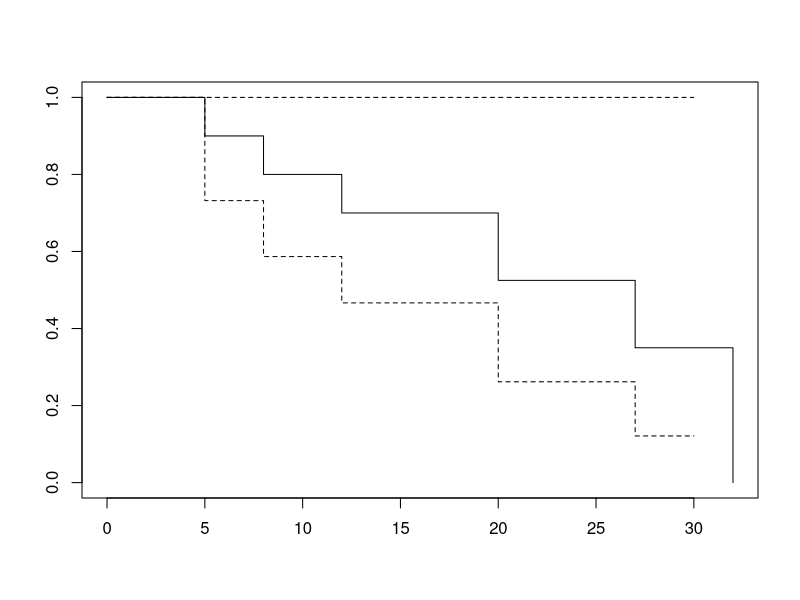
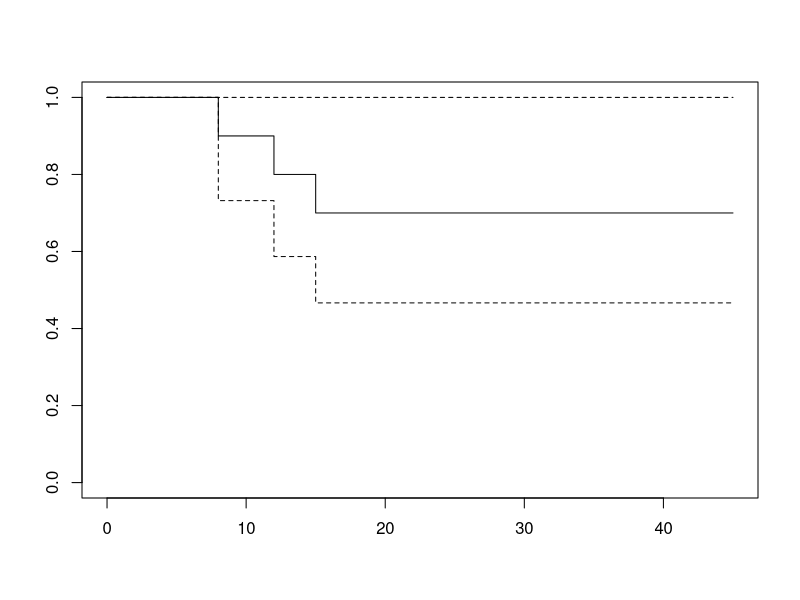
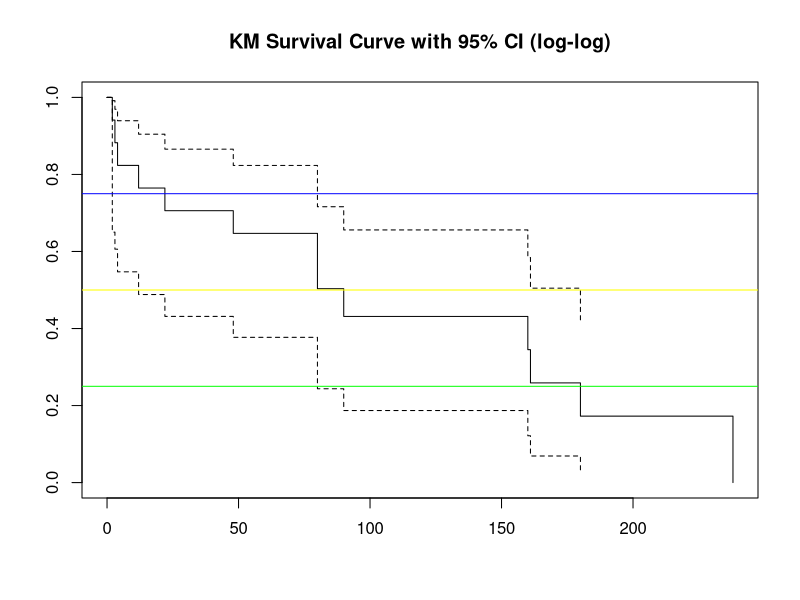
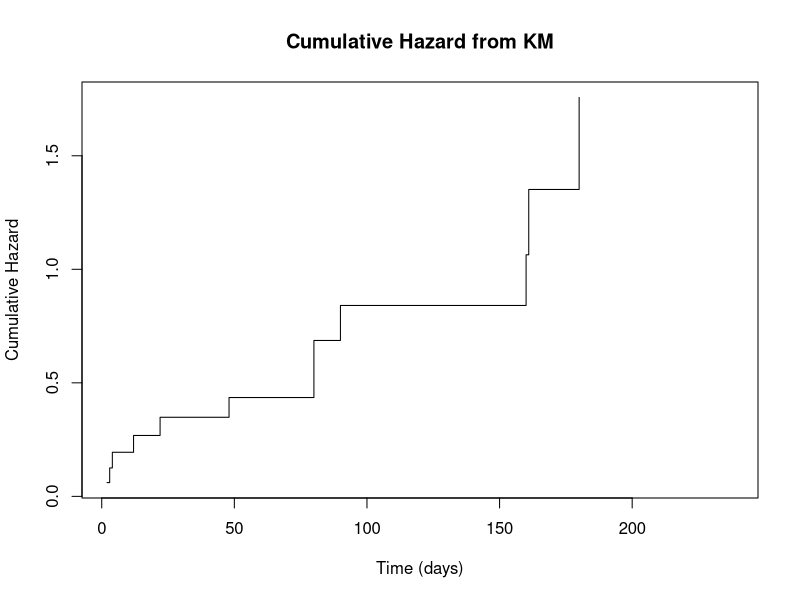
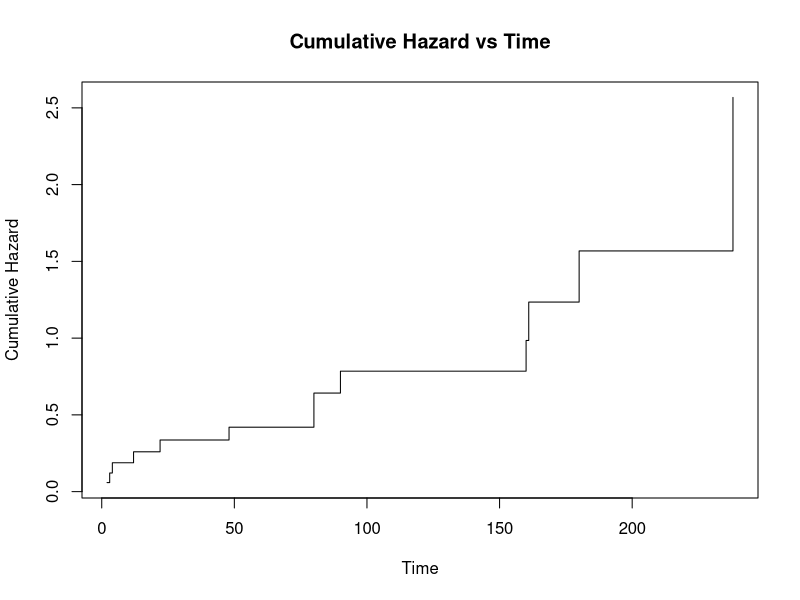
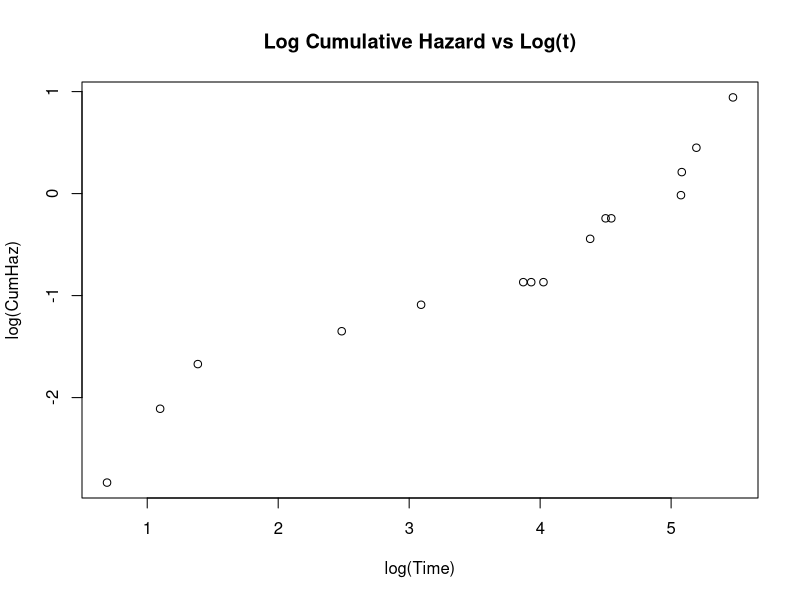
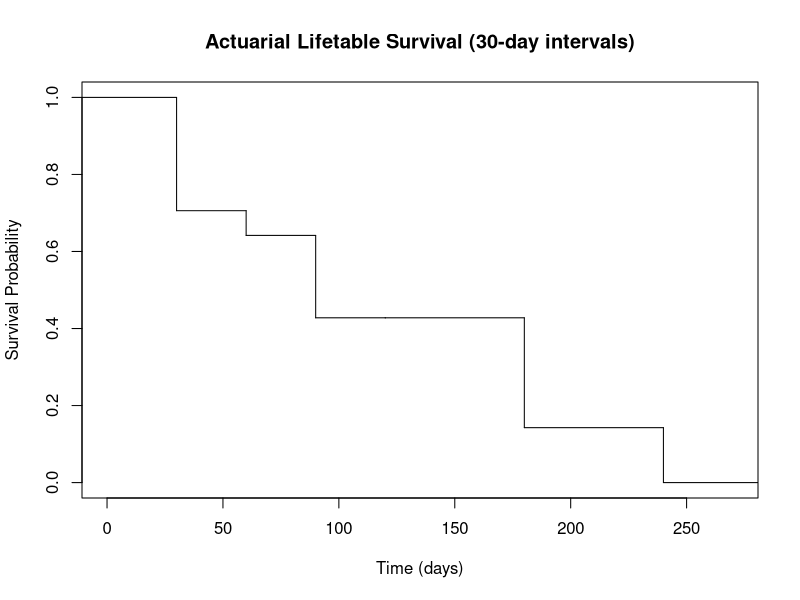
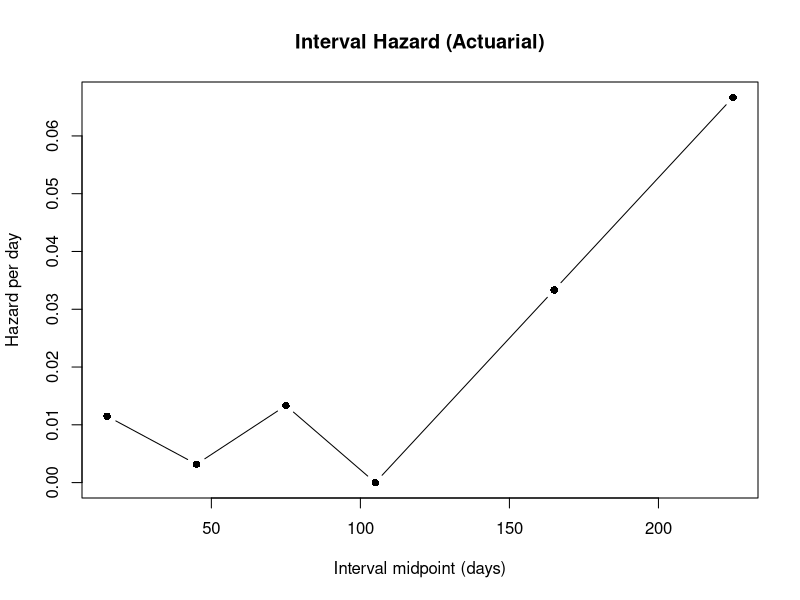

These figures' R source, in order:
## ---- chunk 1
library(survival)
library(tidyverse)
## ---- chunk 2
relapse_time <- c(5, 8, 12, 20, 32, 27, 16, 17, 19, 30)  # relapse
relapse_censoring_status <- c(1, 1, 1, 1, 1, 1, 0, 0, 0, 0)       # 1=relapsed, 0=censored

relapse_km_fit = survfit(Surv(relapse_time, relapse_censoring_status)~1)
relapse_km_fit
plot(relapse_km_fit)
## ---- chunk 3
surv_time <- c(8, 12, 15, 33, 45, 28, 16, 17, 19, 30)
surv_censoring_status <- c(1, 1, 1, 0, 0, 0, 0, 0, 0, 0)

surv_km_fit <- survfit(Surv(surv_time, surv_censoring_status) ~ 1)
surv_km_fit
plot(surv_km_fit)
## ---- chunk 4
times  <- c(22, 2, 48, 80, 160, 238, 56, 94, 51, 12, 161, 80, 180, 4, 90, 180, 3)
status <- c(1, 1, 1, 1, 1, 1, 0, 0, 0, 1, 1, 1, 1, 1, 1, 0, 1) 

km_fit <- survfit(Surv(times, status) ~ 1, conf.type = "plain")   # linear CI
km_fit_loglog <- survfit(Surv(times, status) ~ 1, conf.type = "log-log") # log–log CI

summary(km_fit)
summary(km_fit_loglog)
plot(km_fit_loglog, conf.int = TRUE, main = "KM Survival Curve with 95% CI (log-log)")
quantile(km_fit_loglog, probs = c(0.25, 0.5, 0.75))
abline(h = 0.75, col = "blue")
abline(h = 0.5, col = "yellow")
abline(h = 0.25, col = "green")
## ---- chunk 5
cumhaz_km <- -log(km_fit_loglog$surv)
km_times <- km_fit_loglog$time

plot(km_times, cumhaz_km, type="s",
     xlab="Time (days)", ylab="Cumulative Hazard",
     main="Cumulative Hazard from KM")
## ---- chunk 6
# Nelson–Aalen estimator
na_fit <- survfit(coxph(Surv(times, status) ~ 1), type="aalen")

# (i) CumHaz vs time
plot(na_fit$time, -log(na_fit$surv), type="s",
     xlab="Time", ylab="Cumulative Hazard", main="Cumulative Hazard vs Time")

# (ii) log CumHaz vs log time
cumhaz <- -log(na_fit$surv)
plot(log(na_fit$time), log(cumhaz), type="p",
     xlab="log(Time)", ylab="log(CumHaz)", main="Log Cumulative Hazard vs Log(t)")
## ---- chunk 7
fh_surv <- exp(-cumhaz)
## ---- chunk 8
Q2_data = read_csv("Q2data_extracted.csv") %>% 
  rename(time = Value,
         status = Binary)
## ---- chunk 9
tab = Q2_data %>% 
  mutate(interval = ceiling(time/30)) %>% 
  group_by(interval) %>% 
  summarise(d = sum(status == 1),
            c = sum(status == 0)
            ) %>% 
  ungroup() %>% 
  mutate(interval_left = (interval-1)*30,
            interval_right = interval*30,
            interval_days = paste(interval_left, interval_right, sep = "-"))

tab$r[1]  = 17
for (j in 2:nrow(tab)) {
  tab$r[j] <- tab$r[j-1] - tab$d[j-1] - tab$c[j-1]
}

tab = tab %>%
  mutate(r_eff = r - c/2,
    q = d / r_eff,
    p = 1-q,
    S = cumprod(p),
    hazard_at_interval = q/(30*(1-q/2))
  ) %>% 
  select(interval, interval_left, interval_right, r, d, c, r_eff,q, p, S, hazard_at_interval)
  

tab %>% 
  knitr::kable()
## ---- chunk 10
plot(stepfun(tab$interval_right, c(1, tab$S)),
     xlab = "Time (days)", ylab = "Survival Probability",
     main = "Actuarial Lifetable Survival (30-day intervals)",
     do.points = FALSE)

interval_mid <- tab$interval * 30 - 15  

plot(interval_mid, tab$hazard_at_interval, type="b", pch=16,
     xlab = "Interval midpoint (days)", ylab = "Hazard per day",
     main = "Interval Hazard (Actuarial)")
